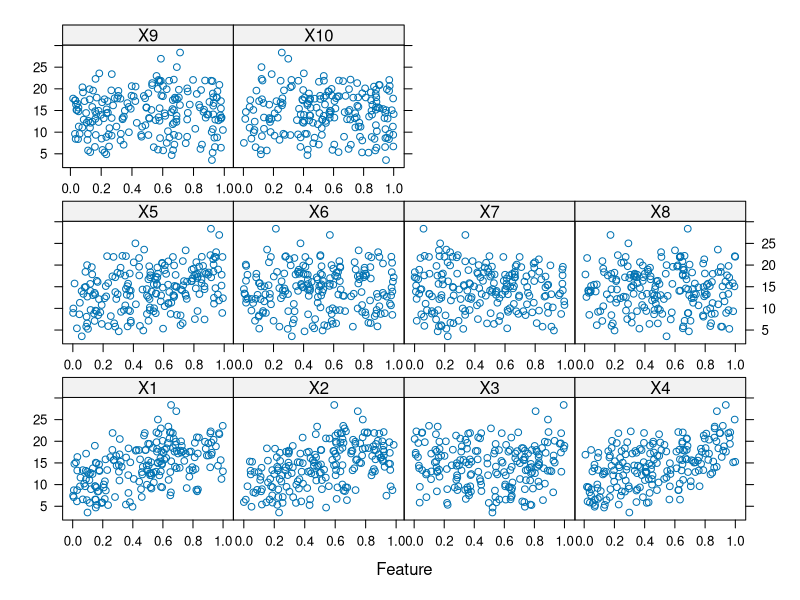
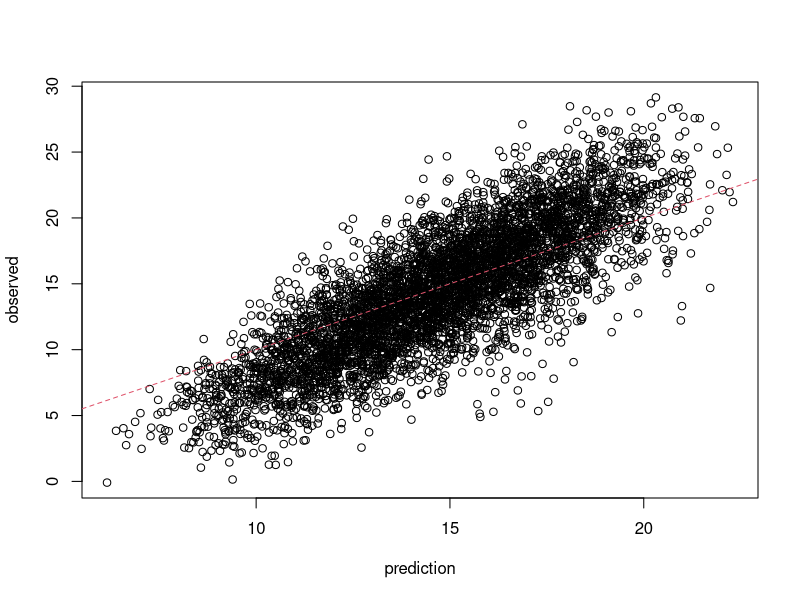

The R script that drew these images, in order: (Note: this script raises an error after producing the figures.)
# Chapter 7: Non-linear Regression models
#
# Script based on Ex 7.2 of Applied Predictive Modeling (Kuhn & Johnson, 2013)
# Exercise covers on data simulation and model fitting
#
#
# Packages ====================================================================
library(mlbench)
library(caret)
library(reshape2)

# Simulate the data ===========================================================
set.seed(200)
training <- mlbench.friedman1(200, sd = 1)  # data is in list format
training$x <- data.frame(training$x)  # convert predictor matrix to dataframe

# slight pattern in som of the generating variables X1 through X5 compared to the 
# noise variables X6 through X10
featurePlot(training$x, training$y)

# simulate a large test set for greater precision in error estimation
test <- mlbench.friedman1(5000, sd = 1)  
test$x <- data.frame(test$x)

# Fit and test a KNN model ======================================================
ctrl <- trainControl(method = 'repeatedcv', number = 10, repeats = 5)

set.seed(100)
knn_model <- train(x = training$x,
  y = training$y,
  method = "knn",
  preProc = c("center", "scale"),
  trControl = ctrl,
  tuneLength = 10)
knn_model

knn_pred <- predict(knn_model, newdata = test$x)
postResample(pred = knn_pred, obs = test$y)

# the predictions are within a narrower range, tendecy to underpredict high values
# and overpredict low values
plot(x = knn_pred, y = test$y, xlab = 'prediction', ylab = 'observed')
abline(a = 0, b = 1, lty = 2, col = 2)

# Fit and test a SVM model ======================================================
set.seed(100)
svmR_model <- train(x = training$x,
  y = training$y,
  method = "svmRadial",
  preProc = c("center", "scale"),
  trControl = ctrl,
  tuneLength = 10)
svmR_model
svmR_model$finalModel  # epsilon = 0.1

svmR_pred <- predict(svmR_model, newdata = test$x)
postResample(pred = svmR_pred, obs = test$y)

# Much better fit than the knn model
plot(x = svmR_pred, y = test$y, xlab = 'prediction', ylab = 'observed',
  main = 'SVM model')
abline(a = 0, b = 1, lty = 2, col = 2)

# Fit and test a MARS model ====================================================
set.seed(100)
mars_grid <- expand.grid(.degree = 1:2, .nprune = seq(7, 20, by = 2))
mars_model <- train(x = training$x,
  y = training$y,
  method = "earth",
  preProc = c("center", "scale"),
  trControl = ctrl,
  tuneGrid = mars_grid)
mars_model

# Model differentiated signal from noise variables, only X6 was not pruned
# from the models (and then only for degree = 1)
plotmo(mars_model$finalModel)
varImp(mars_model)

mars_pred <- predict(mars_model, test$x)
postResample(pred = mars_pred, obs = test$y)

# Close fit...
plot(x = mars_pred, y = test$y, xlab = 'prediction', ylab = 'observed',
  main = 'MARS model')
abline(a = 0, b = 1, lty = 2, col = 2)

# Fit and test a Neural Networks model =========================================
cor(training$x)

nnet_grid <- expand.grid(.decay = seq(0.5, 1.5, by = 0.1), # book recommends decay is 
  .size = seq(1, 15, by = 2), .bag = FALSE)                # between 0 and 0.1
set.seed(100)
nnet_model <- train(x = training$x,
  y = training$y,
  method = "avNNet",  # avNNet performs model averaging
  preProc = c("center", "scale"),
  trControl = ctrl,
  tuneGrid = nnet_grid,
  linout = TRUE,
  maxit = 500)
nnet_model
nnet_model$finalModel  # there are 5 final models

nnet_pred <- predict(nnet_model, test$x)
postResample(pred = nnet_pred, obs = test$y)

# Slight tendency, as with knn, towards a thinner tailed prediction distribution
# than actually observed
plot(x = nnet_pred, y = test$y, xlab = 'prediction', ylab = 'observed',
  main = 'Neural Networks model')
abline(a = 0, b = 1, lty = 2, col = 2)

nnet_pred_dist <- data.frame(training_data = training$y, predictions = nnet_pred,
  population_data = test$y)
nnet_pred_dist <- melt(nnet_pred_dist); str(nnet_pred_dist)
ggplot(data = nnet_pred_dist, aes(value, ..density.., colour = variable)) + 
  geom_density() +
  theme_

